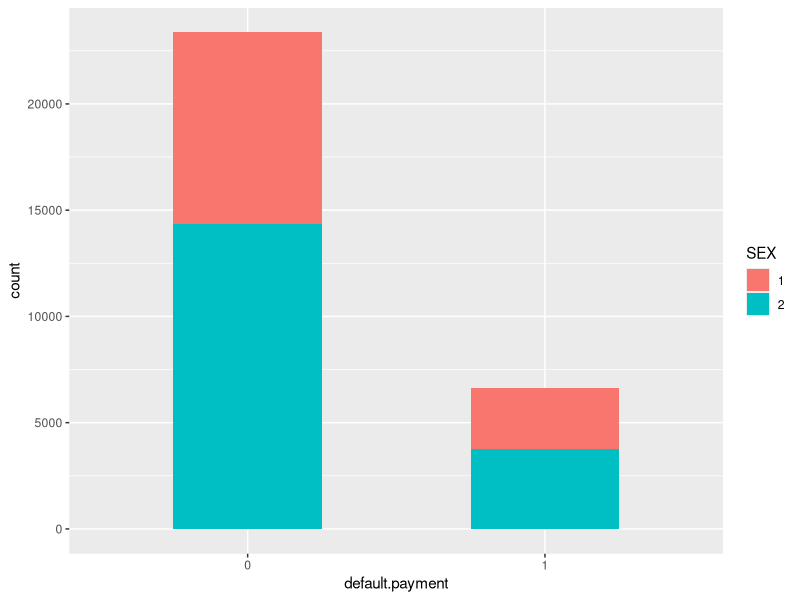
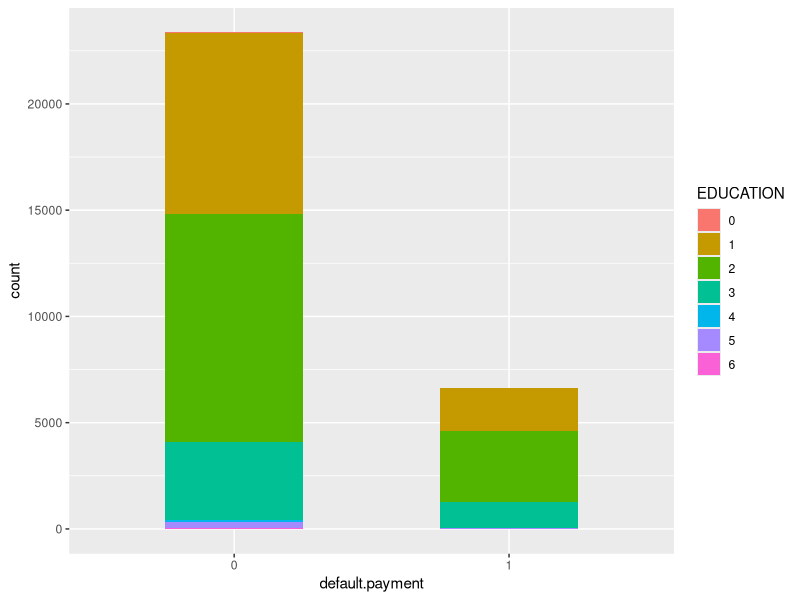
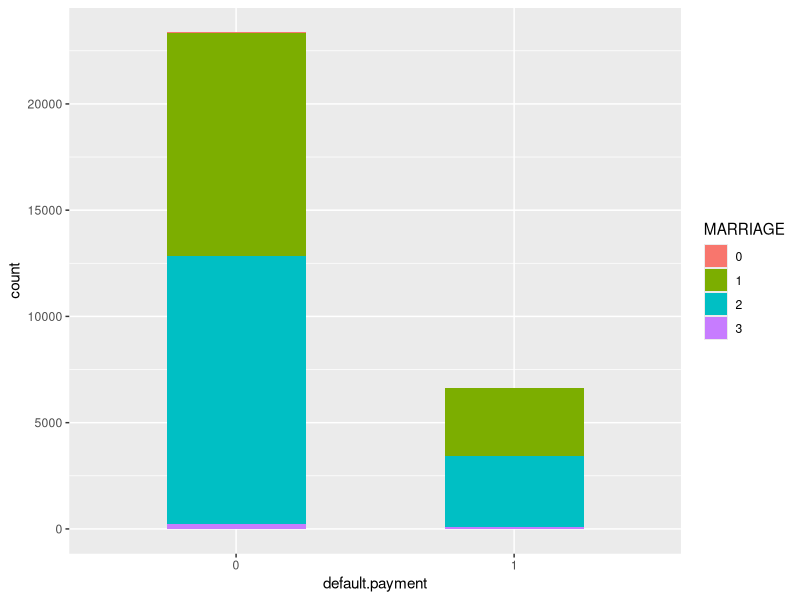
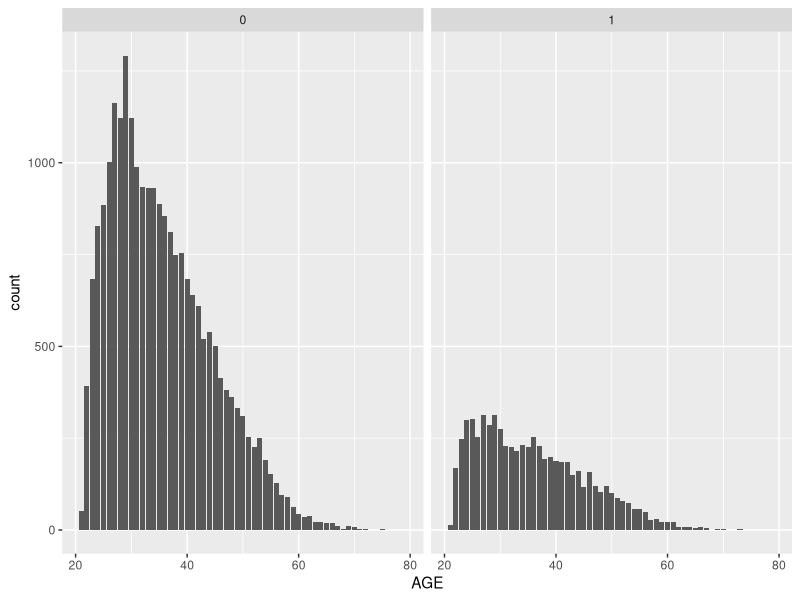
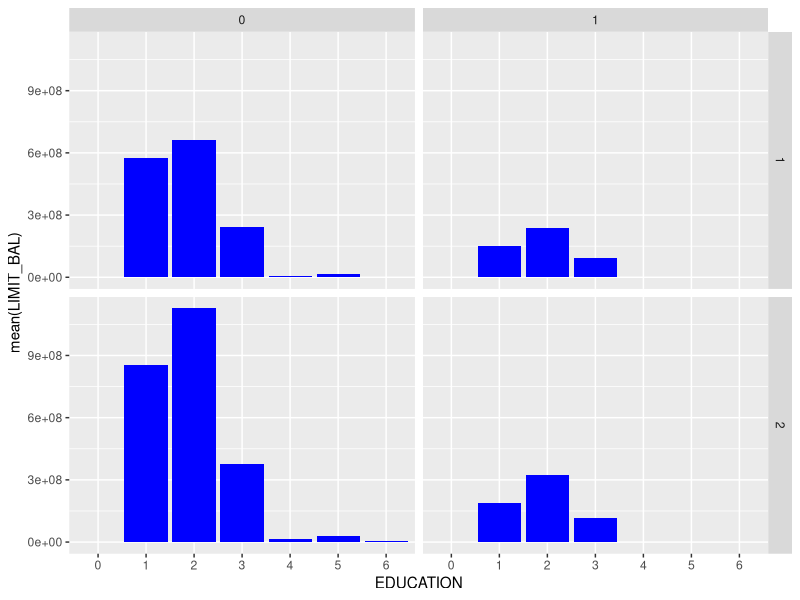

R code for these plots, in order: (Note: a time limit stopped this script after it produced the figures.)
#library 
library(tidyverse)
library(dplyr)
library(caret)
library(randomForest)
library(e1071)
library(rpart)
#importing dataset
dataset = read.csv("creditrisk.csv")
str(dataset)

#exploratory data analysis 

dataset$SEX = as.factor(dataset$SEX)
dataset$EDUCATION = as.factor(dataset$EDUCATION)
dataset$MARRIAGE = as.factor(dataset$MARRIAGE)
dataset$PAY_0 = as.factor(dataset$PAY_0)
dataset$PAY_2 = as.factor(dataset$PAY_2)
dataset$PAY_3 = as.factor(dataset$PAY_3)
dataset$PAY_4 = as.factor(dataset$PAY_4)
dataset$PAY_5 = as.factor(dataset$PAY_5)
dataset$PAY_6 = as.factor(dataset$PAY_6)
dataset$default.payment = as.factor(dataset$default.payment)

str(dataset)

#missing values
sapply(dataset,function(x){sum(is.na(x))})



#EDA
table(dataset$default.payment,dataset$SEX)
ggplot(dataset)+
  geom_bar(aes(x = default.payment, fill= SEX),width = 0.5)


table(dataset$default.payment,dataset$EDUCATION)
ggplot(dataset)+
  geom_bar(aes(x = default.payment,fill = EDUCATION),width = .5)

round(prop.table(table(dataset$default.payment,dataset$MARRIAGE)),3)
ggplot(dataset)+
  geom_bar(aes(x = default.payment,fill = MARRIAGE),width = .5)

table(dataset$default.payment,dataset$AGE)
ggplot(dataset)+
  geom_bar(aes(x = AGE))+
  facet_wrap(default.payment~.)

ggplot(dataset)+
  geom_col(aes(x = EDUCATION,y = mean(LIMIT_BAL)),fill = 'blue')+
  facet_grid(SEX~default.payment)
  


dataset%>%
  group_by(AGE,EDUCATION,MARRIAGE)%>%
  filter(AGE %in% c(24:31),EDUCATION=="1",MARRIAGE %in% c(2))%>%
  count(default.payment)


#predictive data analysis

dataset = dataset[-1]
set.seed(123)
intrain<-createDataPartition(y=dataset$default.payment,p=0.700,list=FALSE)
training_set<-dataset[intrain,]
test_set<-dataset[-intrain,]
nrow(training_set)
nrow(test_set)

#scaling the values 

training_set[c(1,5,12:23)]= scale(training_set[c(1,5,12:23)])

test_set[c(1,5,12:23)] = scale(test_set[c(1,5,12:23)])
head(training_set)


#Ensemble Classification Algorithm (Random Forest)
folds = createFolds(training_set$default.payment, k = 10)
cv_rf = lapply(folds, function(x) {
  training_fold = training_set[-x, ]
  test_fold = training_set[x, ]
  classifier = randomForest(formula = default.payment ~ .,
                   data = training_fold,
                   ntree = 100)
  y_pred = predict(classifier, newdata = test_fold[-24])
  cm = table(test_fold[, 18], y_pred)
  accuracy = (cm[1,1] + cm[2,2]) / (cm[1,1] + cm[2,2] + cm[1,2] + cm[2,1])
  recall = cm[2,2]/(cm[2,2]+cm[2,1])
  precision = cm[2,2]/(cm[2,2]+cm[1,2])
  F1_score = (2*recall*precision)/(recall+precision)
  metrics_rf = c(accuracy,recall,F1_score)
  return(metrics_rf)
  
})
cv_rf = data.frame(cv_rf)
rownames(cv_rf) = c("Accuracy","Recall","F1_score")
cv_rf = rowMeans(cv_rf)


#SVM

folds = createFolds(training_set$default.payment, k = 10)
cv_svm = lapply(folds, function(x) {
  training_fold = training_set[-x, ]
  test_fold = training_set[x, ]
  classifier = svm(formula = default.payment ~ .,
                            data = training_fold,
                   type = 'C-classification',
                   kernel = 'radial')
  y_pred = predict(classifier, newdata = test_fold[-24])
  cm = table(test_fold[, 24], y_pred)
  accuracy = (cm[1,1] + cm[2,2]) / (cm[1,1] + cm[2,2] + cm[1,2] + cm[2,1])
  recall = cm[2,2]/(cm[2,2]+cm[2,1])
  precision = cm[2,2]/(cm[2,2]+cm[1,2])
  F1_score = (2*recall*precision)/(recall+precision)
  metrics_svm = c(accuracy,recall,F1_score)
  return(metrics_svm)
})
cv_svm = data.frame(cv_svm)
rownames(cv_svm) = c("Accuracy","Recall","F1_score")
cv_svm = rowMeans(cv_svm)

#decesion Tree 

folds = createFolds(training_set$default.payment, k = 10)
cv_dt = lapply(folds, function(x) {
  training_fold = training_set[-x, ]
  test_fold = training_set[x, ]
  classifier = rpart(formula = default.payment ~ .,
                     data = training_fold)
  y_pred = predict(classifier, newdata = test_fold[-24], type = 'class')
  cm = table(test_fold[, 24], y_pred)
  accuracy = (cm[1,1] + cm[2,2]) / (cm[1,1] + cm[2,2] + cm[1,2] + cm[2,1])
  recall = cm[2,2]/(cm[2,2]+cm[2,1])
  precision = cm[2,2]/(cm[2,2]+cm[1,2])
  F1_score = (2*recall*precision)/(recall+precision)
  metrics_dt = c(accuracy,recall,F1_score)
  return(metrics_dt)
})
cv_dt = data.frame(cv_dt)
rownames(cv_dt) = c("Accuracy","Recall","F1_score")
cv_dt = rowMeans(cv_dt)
eval_metric = rbind(cv_rf,cv_svm,cv_dt)
rownames(eval_metric)= c('Random Forest','SVM','Decision Tree')
eval_metric
